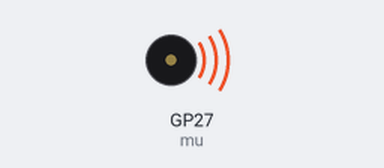
A program run on a simulated Raspberry Pi Pico running MicroPython. On the bench: buzzer (waves = sounding).

Above: at 0.5 s.
At 7.5 s:
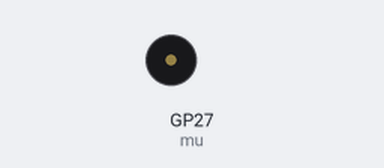
Timing chart, 0 to 10.4 s (numbered marks = the images above):
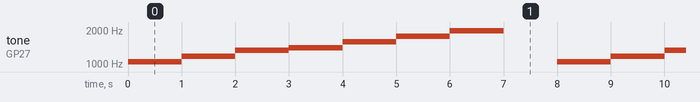

Measured:
- by itself, tone on GP27 (mu): repeats every 8.0 s: 1175 Hz 1.0 s, 1318 Hz 1.0 s, 1397 Hz 1.0 s, 1568 Hz 1.0 s, 1760 Hz 1.0 s, 1967 Hz 1.0 s, silent 1.0 s, 1046 Hz 1.0 s

The program:

buzzer_demo.py
```python
from machine import Pin,PWM
from buzzer import Music
from utime import sleep

mu = Music(Pin(27))

while True:
    mu.DO(100)
    sleep(1)
    mu.RE(50)
    sleep(1)
    mu.MI(70)
    sleep(1)
    mu.FA(40)
    sleep(1)
    mu.SO(45)
    sleep(1)
    mu.LA(60)
    sleep(1)
    mu.SI(100)
    sleep(1)
    mu.N()
    sleep(1)
```

buzzer.py
```python
from machine import Pin, PWM
from time import sleep
vol=100
po = 35
class Music:
    def __init__ (self,pin):
        self.pin = pin
        self.pwm = PWM(self.pin)

    def DO(self, vol):
        self.pwm.freq(1046) #DO
        self.pwm.duty_u16(vol*po)
    def RE(self, vol):
        self.pwm.freq(1175) #RE
        self.pwm.duty_u16(vol*po)
    def MI(self, vol):
        self.pwm.freq(1318) #MI
        self.pwm.duty_u16(vol*po)
    def FA(self, vol):
        self.pwm.freq(1397) #FA
        self.pwm.duty_u16(vol*po)
    def SO(self, vol):
        self.pwm.freq(1568) #SO
        self.pwm.duty_u16(vol*po)
    def LA(self, vol):
        self.pwm.freq(1760) #LA
        self.pwm.duty_u16(vol*po)
    def SI(self, vol):
        self.pwm.freq(1967) #SI
        self.pwm.duty_u16(vol*po)
    def N(self):
        self.pwm.duty_u16(0)
```
